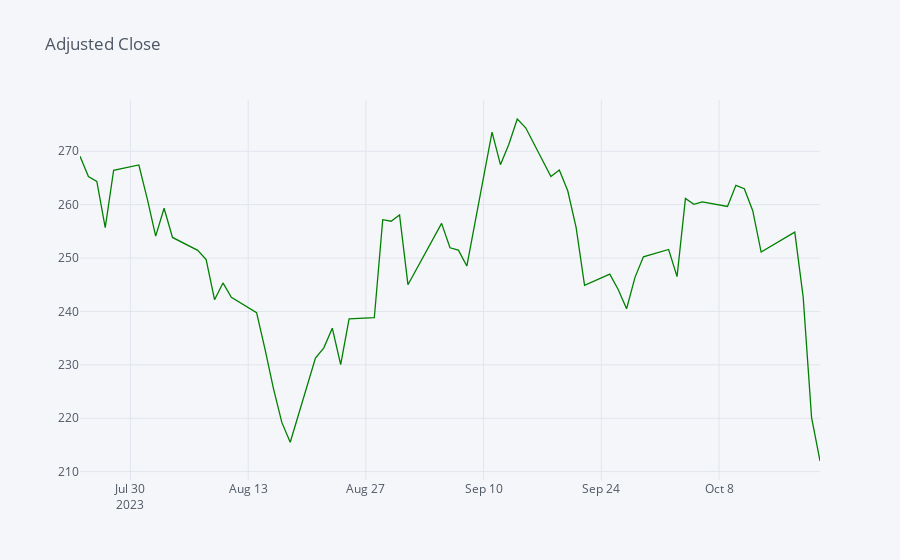

Write notebook code for a chart like this one.
### Code cell
# Create and display an interactive line plot Adjusted Close Prices
stock_data['Adj Close'].iplot(title='Adjusted Close', colors=['green'])

### Figure 1 — Plotly figure (JSON) as saved in the notebook; plotly's stock layout.template omitted (floating-point values rounded to 4 significant figures)
{"data": [{"line": {"color": "rgba(0, 128, 0, 1.0)", "dash": "solid", "shape": "linear", "width": 1.3}, "mode": "lines", "name": "Adj Close", "text": "", "type": "scatter", "x": ["2023-07-24", "2023-07-25", "2023-07-26", "2023-07-27", "2023-07-28", "2023-07-31", "2023-08-01", "2023-08-02", "2023-08-03", "2023-08-04", "2023-08-07", "2023-08-08", "2023-08-09", "2023-08-10", "2023-08-11", "2023-08-14", "2023-08-15", "2023-08-16", "2023-08-17", "2023-08-18", "2023-08-21", "2023-08-22", "2023-08-23", "2023-08-24", "2023-08-25", "2023-08-28", "2023-08-29", "2023-08-30", "2023-08-31", "2023-09-01", "2023-09-05", "2023-09-06", "2023-09-07", "2023-09-08", "2023-09-11", "2023-09-12", "2023-09-13", "2023-09-14", "2023-09-15", "2023-09-18", "2023-09-19", "2023-09-20", "2023-09-21", "2023-09-22", "2023-09-25", "2023-09-26", "2023-09-27", "2023-09-28", "2023-09-29", "2023-10-02", "2023-10-03", "2023-10-04", "2023-10-05", "2023-10-06", "2023-10-09", "2023-10-10", "2023-10-11", "2023-10-12", "2023-10-13", "2023-10-16", "2023-10-17", "2023-10-18", "2023-10-19", "2023-10-20"], "y": [269.1, 265.3, 264.4, 255.7, 266.4, 267.4, 261.1, 254.1, 259.3, 253.9, 251.4, 249.7, 242.2, 245.3, 242.6, 239.8, 233.0, 225.6, 219.2, 215.5, 231.3, 233.2, 236.9, 230.0, 238.6, 238.8, 257.2, 256.9, 258.1, 245.0, 256.5, 251.9, 251.5, 248.5, 273.6, 267.5, 271.3, 276.0, 274.4, 265.3, 266.5, 262.6, 255.7, 244.9, 247.0, 244.1, 240.5, 246.4, 250.2, 251.6, 246.5, 261.2, 260.0, 260.5, 259.7, 263.6, 263.0, 258.9, 251.1, 253.9, 254.9, 242.7, 220.1, 212.0]}], "layout": {"legend": {"bgcolor": "#F5F6F9", "font": {"color": "#4D5663"}}, "paper_bgcolor": "#F5F6F9", "plot_bgcolor": "#F5F6F9", "title": {"font": {"color": "#4D5663"}, "text": "Adjusted Close"}, "xaxis": {"gridcolor": "#E1E5ED", "showgrid": true, "tickfont": {"color": "#4D5663"}, "title": {"font": {"color": "#4D5663"}, "text": ""}, "zerolinecolor": "#E1E5ED"}, "yaxis": {"gridcolor": "#E1E5ED", "showgrid": true, "tickfont": {"color": "#4D5663"}, "title": {"font": {"color": "#4D5663"}, "text": ""}, "zerolinecolor": "#E1E5ED"}}}
